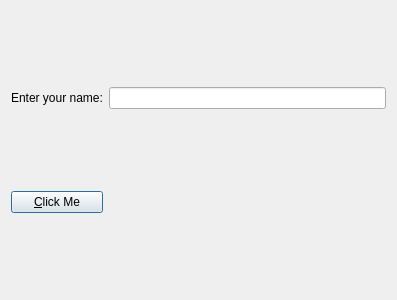
<?xml version="1.0" encoding="UTF-8"?>
<ui version="4.0">
 <class>Dialog</class>
 <widget class="QDialog" name="Dialog">
  <property name="geometry">
   <rect>
    <x>0</x>
    <y>0</y>
    <width>397</width>
    <height>300</height>
   </rect>
  </property>
  <property name="windowTitle">
   <string>Edit Dialog</string>
  </property>
  <layout class="QGridLayout" name="gridLayout">
   <item row="0" column="1">
    <widget class="QLineEdit" name="lineUserName"/>
   </item>
   <item row="1" column="1">
    <widget class="QLabel" name="labelMessage">
     <property name="text">
      <string/>
     </property>
    </widget>
   </item>
   <item row="0" column="0">
    <widget class="QLabel" name="labelEnterName">
     <property name="text">
      <string>Enter your name:</string>
     </property>
    </widget>
   </item>
   <item row="1" column="0">
    <widget class="QPushButton" name="clickMeButton">
     <property name="text">
      <string>&amp;Click Me</string>
     </property>
    </widget>
   </item>
  </layout>
 </widget>
 <resources/>
 <connections>
  <connection>
   <sender>clickMeButton</sender>
   <signal>clicked()</signal>
   <receiver>lineUserName</receiver>
   <slot>clear()</slot>
   <hints>
    <hint type="sourcelabel">
     <x>227</x>
     <y>221</y>
    </hint>
    <hint type="destinationlabel">
     <x>270</x>
     <y>119</y>
    </hint>
   </hints>
  </connection>
 </connections>
</ui>
